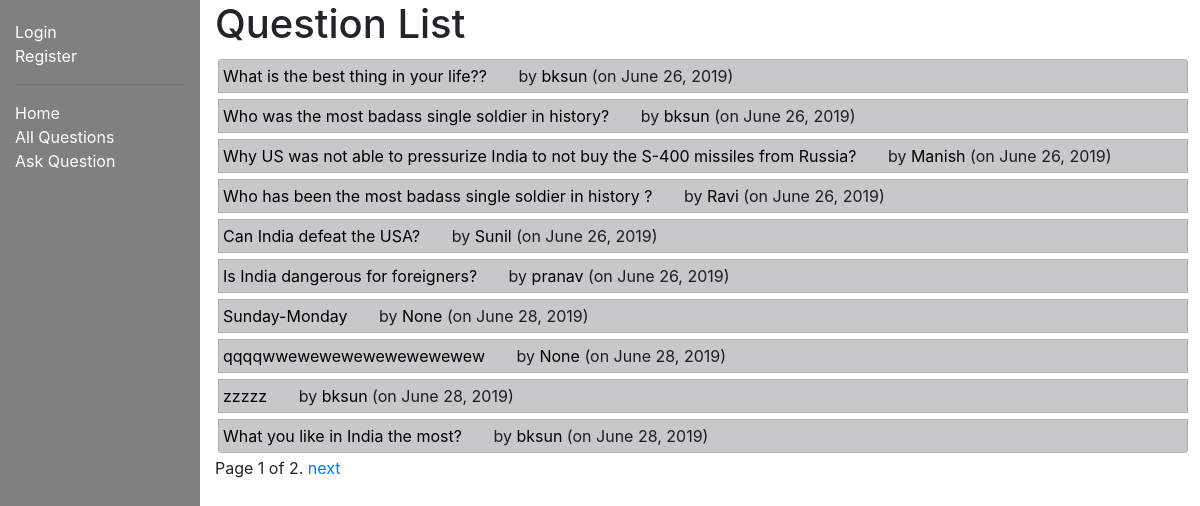
/myquora/questions/, run on an earlier commit of the app's database.
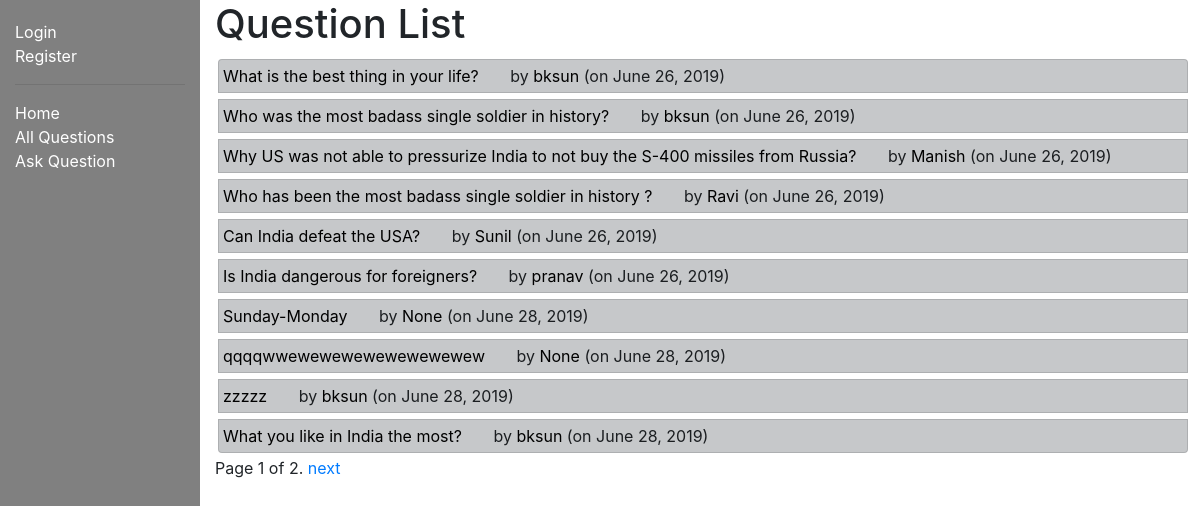
And on a later commit of the database.
### myquora/models.py (models this page shows, shortened)
class Question(models.Model):
    author = models.ForeignKey(Author, on_delete=models.SET_NULL, null=True)
    question_text = models.TextField(max_length=1000, help_text='Enter your question in brief∂')
    date_created = models.DateField(null=True, default=timezone.now())
    date_updated = models.DateField(null=True, default=timezone.now())
    def get_absolute_url(self):
        print('Building absolute URLs...')
        print([str(self.id)])
        return reverse('question-detail', args=[str(self.id)])

class Author(models.Model):
    user = models.ForeignKey(User, on_delete=models.CASCADE)
    email = models.EmailField(max_length=70, blank=True)
    date_created = models.DateField(null=True, default=timezone.now())
    credits = models.IntegerField(default=0)
    def get_absolute_url(self):
        return reverse('author-detail', args=[str(self.id)])
    def __str__(self):
        return f'{self.user.username}'

### myquora/views.py (the view)
# urls.py: path('questions/', views.QuestionListView.as_view(), name='questions'),
class QuestionListView(generic.ListView):
    model = Question
    paginate_by = 10

### myquora/templates/myquora/question_list.html (shortened to what this page needs)
{% extends "base_generic.html" %}
{% block content %}
  <h1>Question List</h1>
  {% if question_list %}
  <ul class="list-group">
    {% for question in question_list %}
      <li style="padding: 4px; margin: 3px; list-style: none; text-decoration: none;" class="list-group-item list-group-item-action list-group-item-dark">
        <a style="text-decoration: none; color: black" href="{{ question.get_absolute_url }}">{{ question.question_text }}</a>
        &nbsp; &nbsp; &nbsp;
        by
        <a style="text-decoration: none; color: black;" href="{{ question.author.get_absolute_url }}"> {{question.author}} </a>
        (on {{question.date_updated}})
      </li>
    {% endfor %}
  </ul>
  {% else %}
    <p>There are no questions in the library.</p>
  {% endif %}
{% endblock %}

What changed in the data, as far as the page shows it:
changed Question: question_text "What is the best thing in your life??" → "What is the best thing in your life?"
